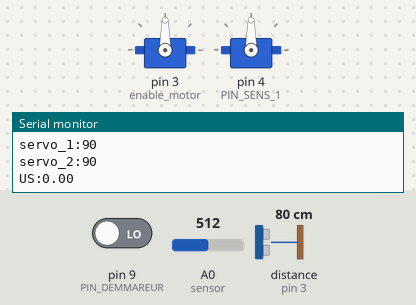
The sketch below on a simulated Arduino Uno, built with avr-gcc and run on an emulated ATmega328P. Parts: 2 × servo, the last lines printed to the serial monitor. Wiring (inferred from the names in the program): ultrasonic range finder: trigger pin 2; echo pin 3. The test bench sets the inputs (shaded band); at power-on: pin 9 (PIN_DEMMAREUR) LOW, A0 (sensor) = 512, distance to the obstacle (sensor on pin 3) 80 cm. The echo pulse lasts 58.3 µs per cm.

Above: at 1.2 s.
1.3 s: pin 9 (PIN_DEMMAREUR) driven HIGH
At 2.9 s:
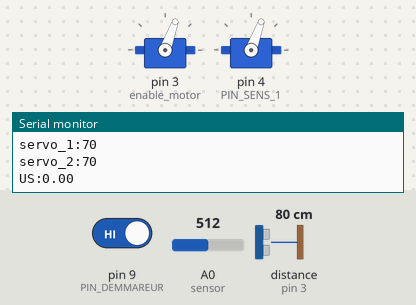
Timing chart, 0 to 4.4 s (numbered marks = the images above; inputs shaded):
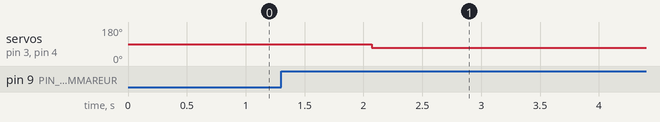

Measured:
- after the input at 1.3 s, servo on pin 3 (enable_motor), servo on pin 4 (PIN_SENS_1): 90° → 70° after 0.77 s

The sketch:

debut_code_robot_s5.ino
```cpp
#include <Servo.h>

#define sensor A0 // Sharp IR GP2Y0A41SK0F (4-30cm, analog)
#define enable_motor 3
#define PIN_SENS_1 4
#define PIN_SENS_2 2

#define ETAT_INIT 0
#define PHASE_PLAT 1
#define PHASE_AVANT_ESC 2
#define PHASE_ESCALIER 3
#define PHASE_PALIER 4
#define PHASE_FINAL 5
#define PIN_SERVO_1 3
#define PIN_SERVO_2 4
#define PIN_DEMMAREUR 9

#define ANGLE_HAUT 70
#define ANGLE_BAS -70

#define TROP_LOIN 42424242

/* ==== CONSTANTES CAPTEUR US ====== */

/* Constantes pour les broches */
const byte TRIGGER_PIN = 2; // Broche TRIGGER
const byte ECHO_PIN = 3;    // Broche ECHO

/* Constantes pour le timeout */
const unsigned long MEASURE_TIMEOUT = 25000UL; // 25ms = ~8m à 340m/s

/* Vitesse du son dans l'air en mm/us */
const float SOUND_SPEED = 340.0 / 1000;

const float var_angle_par_tick = 0.1;

Servo Servo1;
Servo Servo2;

int passe = 0;
int etat = ETAT_INIT;
char receivedChar = '&';
boolean newData = false;

void setup() {
  /* Initialisation du port série */
  Serial.begin(115200);

  /* Initialisation des broches */
  pinMode(TRIGGER_PIN, OUTPUT);
  pinMode(TRIGGER_PIN, OUTPUT);
  pinMode(PIN_SENS_1,OUTPUT);
  pinMode(PIN_DEMMAREUR,INPUT);
  digitalWrite(TRIGGER_PIN, LOW); // La broche TRIGGER doit être à LOW au repos
  pinMode(ECHO_PIN, INPUT);

  /*Initialisation des servo*/
  Servo1.attach(PIN_SERVO_1);
  Servo2.attach(PIN_SERVO_2);
}

void loop() {
  //On check si l'on a recu des données en serial
  recvOneChar();
  //On informe le terminal bluetooth de l'etat dans lequel on passe
  Serial.print("etat:");
  Serial.println(etat);
  //On informe le terminal de l'etat instantanée de la commande/des capteurs
  Serial.print("moteur:");
  Serial.println(PIN_SENS_1);
  Serial.print("servo_1:");
  Serial.println(Servo1.read());
  Serial.print("servo_2:");
  Serial.println(Servo2.read());
  Serial.print("US:");
  Serial.println(get_distance_US());
  Serial.print("IR:");
  Serial.println(get_distance_IR());

  //Switch entre les cas en fonction des variables et de l'état précédent
  //Selon la phase dans laquele on est, on effectue cette loop
  switch(etat){
    case ETAT_INIT:
      //On attend que le bouton passe à l'etat 1
      if(digitalRead(PIN_DEMMAREUR) || receivedChar == 'S'){
        etat = PHASE_PLAT;
      }
      break;

    case PHASE_PLAT:
      //Lorsque l'on est à 8 cm de la marche, on passe en etat
      if(get_distance_US() <= 80){
        etat = PHASE_AVANT_ESC;
      }
      break;

    case PHASE_AVANT_ESC:
      //On se place dans l'angle d'approche
      Servo1.write(ANGLE_HAUT);
      Servo2.write(ANGLE_HAUT);
      //Condition de passage à la phase suivante : le capteur IR passe en dessous de 3.5 cm
      if(get_distance_IR() <= 35){
        etat = PHASE_ESCALIER;
      }
      break;
    case PHASE_ESCALIER:
      //on se remet à plat lentement et on avance jusqu'au palier
      Servo1.write(max(ANGLE_HAUT - passe*var_angle_par_tick,0));
      Servo2.write(max(ANGLE_HAUT - passe*var_angle_par_tick,0));
      //on compte le nb de passe que l'on a dans cette état
      passe = passe + 1;
      //Condition de passage à la phase suivante : le capteur US passe au dessus de 15 cm ? 10 ?
      if(get_distance_US() >= 150){
        passe = 0;
        etat = PHASE_PALIER;
      }
      break;

    case PHASE_PALIER:
      //on se remet à plat lentement et on avance jusqu'au palier
      Servo1.write(min(ANGLE_BAS + passe*var_angle_par_tick,0));
      Servo2.write(min(ANGLE_BAS + passe*var_angle_par_tick,0));
      //on compte le nb de passe que l'on a dans cette état
      passe = passe + 1;

      //Condition de passage à la phase suivante : le capteur US mesure une distance supérieure à 30cm
      if(get_distance_US() > 300){
        etat = PHASE_FINAL;
      }
      break;

    case PHASE_FINAL:
      //On arrete les moteur et on attend un reset
      if(receivedChar == 'R'){
        etat = ETAT_INIT;
      }
      break;
  }

  if(etat > ETAT_INIT && etat<PHASE_FINAL){
    //Tant que l'on est entre la phase initiale et la phase finale, on avance à la vitesse Vitesse
    analogWrite(enable_motor, 100);
    //On met IN1 à vrai pour fermer le pont en H en sens avant
    digitalWrite(PIN_SENS_1, HIGH);
  }else{//On fait en sorte d'être à l'arret dans les autres cas
    //On met IN1 à faux pour ouvrir le pont en H
    digitalWrite(PIN_SENS_1, LOW);
  }
}

float get_distance_US(){ //On retourne une valeur lissée sur 10 lectures
  float valeur_moyene = 0;
  for(int i=0;i<10;i++){
    /* 1. Lance une mesure de distance en envoyant une impulsion HIGH de 10µs sur la broche TRIGGER */
    digitalWrite(TRIGGER_PIN, HIGH);
    delayMicroseconds(10);
    digitalWrite(TRIGGER_PIN, LOW);

    /* 2. Mesure le temps entre l'envoi de l'impulsion ultrasonique et son écho (si il existe) */
    long measure = pulseIn(ECHO_PIN, HIGH, MEASURE_TIMEOUT);

    /* 3. Calcul la distance à partir du temps mesuré */
    float valeur_moyene = valeur_moyene + measure;
  }
  return (valeur_moyene/10)/ 2.0 * SOUND_SPEED;
}

float get_distance_IR(){
  float val = 0;
  float distance = 0;
  //moyennage des valeurs pour attenuer les dépassements ocasionels
  for(int i = 0; i<10;i++){
    float volts = analogRead(sensor)*0.0048828125;  // value from sensor * (5/1024)
    distance = 130*pow(volts, -1); // worked out from datasheet graph
    val = val + distance;
  }

  if (distance <= 300 && distance >= 40){
      return val;
    }else{
      return TROP_LOIN;
    }
}

void recvOneChar() {
 if (Serial.available() > 0) {
  receivedChar = Serial.read();
  newData = true;
 }
}
```
